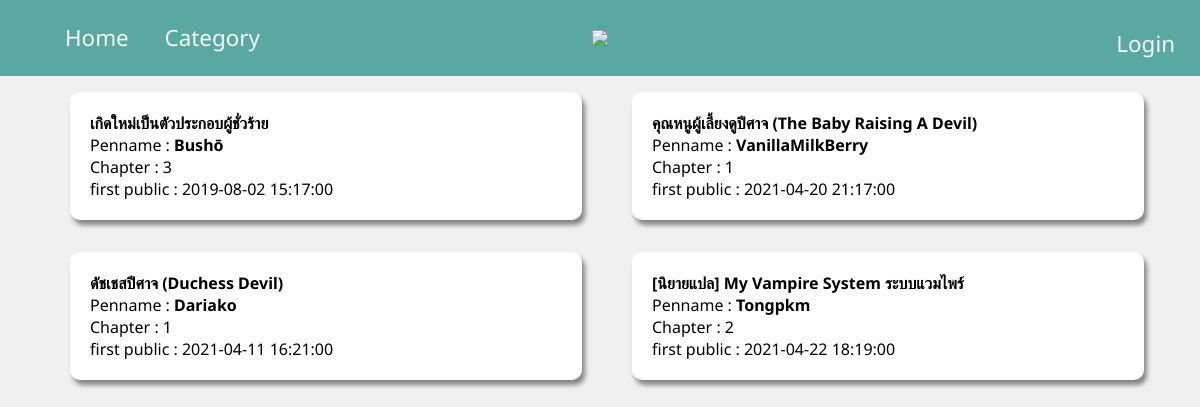
Page /Website/ReadAWrite/NovelCategory.php?CategoryID=1 on the committed database.
### Website/ReadAWrite/NovelCategory.php (the view, shortened to what this page needs)
<?php session_start();
include('connection.php');
?>
<?php if (empty($_SESSION['UserID'])) { ?>
    <!doctype html>
    <html>
    <head>
        <link rel="stylesheet" href="CSS/NCategory.css">
        <link rel="stylesheet" href="CSS/Home.css">
    </head>
    <body>
        <nav class="navbar">
            <div style="position:absolute; left:10px">
                <ul>
                    <li><a href="unknown_homepage.php">Home</a></li>
                    <li><a href="Category.php">Category</a></li>
                </ul>
            </div>
            <div>
                <ul>
                    <li><a href="unknown_homepage.php"><img src="image_nav/readawrite-logo-svg.svg"></a></li>
                </ul>
            </div>
            <div>
                <ul>
                    <li><a href="LoginForm.php" style="position:absolute; top:13px; right:10px;" class="dropbtn">Login</a></li>
                </ul>
            </div>
        </nav>
        <?php } ?>
<?php
$CategoryID = $_GET['CategoryID'];
$query = "SELECT n.categoryID,p.AccountID, p.PenName,n.NovelID, n.NovelName,n.PublishDateTime , count(ChapterNumber) as ChapterCount
FROM novel n
left join penname p on n.PenID = p.PenID
left join chapter c on n.NovelID = c.NovelID
WHERE n.categoryID = '$CategoryID'
group by n.novelID ";
$result = mysqli_query($con, $query);
?>
	<div class="novel_box">
	<?php
		foreach( $result as $row ) {
            echo "<p class='mybox'> <a href='Novel.php?novelID=" . $row['NovelID'] . " '>" . $row["NovelName"] .
            "</a><br> <a>Penname : <a href='MyPage.php?accountID="  . $row['AccountID'] . " '>" . $row['PenName'] . "</a><br>Chapter : " .
            $row["ChapterCount"] . "<br>first public : " . $row["PublishDateTime"] . "</p>";
          }
	?>
	</div>
</body>
</html>

### Website/ReadAWrite/CSS/NCategory.css (style rules this page uses)
html { background-color: rgb(240, 240, 240); }
body { margin-top: 100px; margin-left: 30px; }
.mybox { background-color: white; border-radius: 10px; padding: 20px; margin-left: 50px; width: 40%; display: inline-block; box-shadow: 3px 5px 5px #838383; }
.mybox a:link { text-decoration: none; color: black; font-style: normal; font-weight: bolder; font-family: 'Noto Sans', sans-serif; }
.novel_box { padding-left: 20px; color: black; font-style: bolder; font-family: 'Noto Sans', sans-serif; }

### Website/ReadAWrite/CSS/Home.css (style rules this page uses)
body { margin:0; }
nav { display: flex; justify-content: center; position: sticky; top:0; right:0; left:0; }
.navbar { background-color: #5aa8a2; font-family: 'Noto Sans', sans-serif; font-size: 1.4rem; }
.navbar a { z-index: 1; padding: 15px; color: whitesmoke; }
.navbar a:link { text-decoration: none; }
.navbar li { display: inline-block; }
.dropbtn { color: white; text-align: center; padding: 14px 16px; text-decoration: none; }

### rows in the picture
novel: NovelName "เกิดใหม่เป็นตัวประกอบผู้ชั่วร้าย", PenID.PenName "Bushō", ChapterCount "3", PublishDateTime "2019-08-02 15:17:00"
novel: NovelName "คุณหนูผู้เลี้ยงดูปีศาจ (The Baby Raising A Devil)", PenID.PenName "VanillaMilkBerry", ChapterCount "1", PublishDateTime "2021-04-20 21:17:00"
novel: NovelName "ดัชเชสปีศาจ (Duchess Devil)", PenID.PenName "Dariako", ChapterCount "1", PublishDateTime "2021-04-11 16:21:00"
novel: NovelName "[นิยายแปล] My Vampire System ระบบแวมไพร์", PenID.PenName "Tongpkm", ChapterCount "2", PublishDateTime "2021-04-22 18:19:00"
